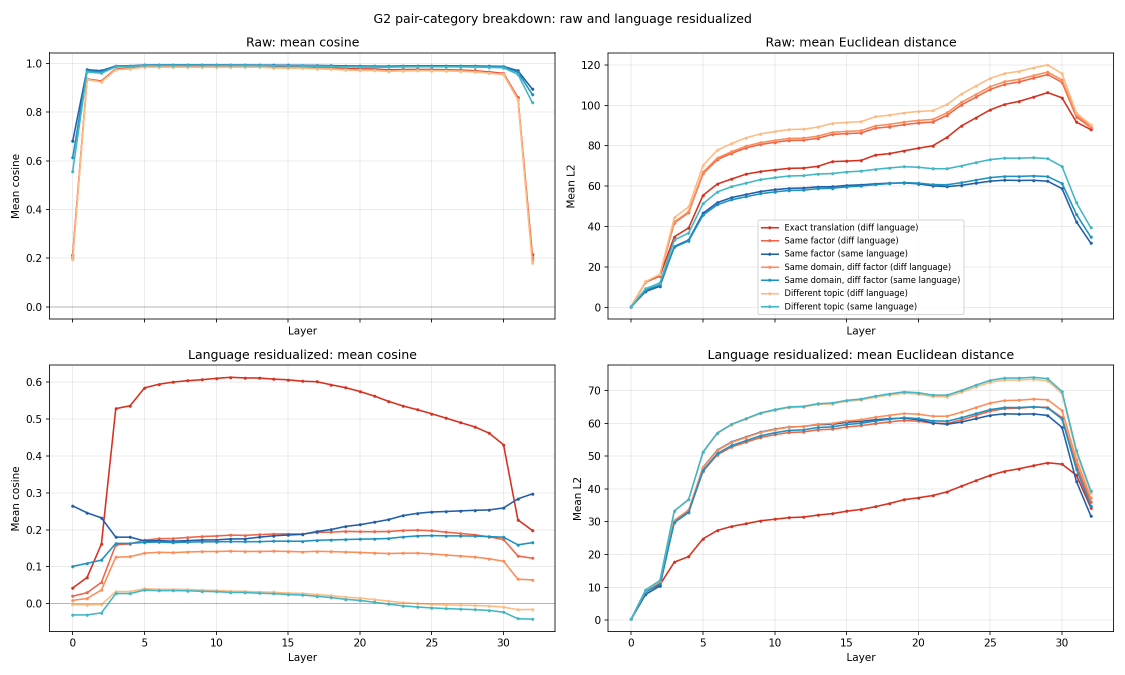
#> input picture results/multilingual/raw_vs_langresid_grid.png, 2250 x 1350 px (shown at 1/2 size)
$ python make_presentation_variants.py
#> lines starting #> are read from the running program, lines starting #| are printed output that depends on the picture; after the words box and inside, x2 and y2 are one past the last pixel; in counts of white or black regions, pixels touching at a corner belong together
from __future__ import annotations

import os
from pathlib import Path

import numpy as np
import pandas as pd
from PIL import Image, ImageChops


ROOT = Path(__file__).resolve().parents[3]
ASSETS = ROOT / "slides" / "assets"
ASSETS.mkdir(exist_ok=True)
MPL_DIR = ROOT / "results" / "constraints" / "robust" / ".mplcache"
MPL_DIR.mkdir(parents=True, exist_ok=True)
os.environ.setdefault("MPLCONFIGDIR", str(MPL_DIR))

import matplotlib
matplotlib.use("Agg")
import matplotlib.pyplot as plt

CONV_RESULTS = ROOT / "results" / "multilingual"
ROBUST_RESULTS = ROOT / "results" / "constraints" / "robust"

LEVEL_COLORS = {
    0: "#412f88",
    1: "#2c73b6",
    2: "#23a3b1",
    3: "#52c569",
    4: "#b8de29",
}

STYLE_MAP = {"refinement": "-", "control": "--"}
STYLE_LABEL = {"refinement": "Refinement", "control": "Control"}


def crop_whitespace(path: Path) -> None:
    img = Image.open(path).convert("RGB")
    bg = Image.new("RGB", img.size, "white")
    diff = ImageChops.difference(img, bg)
    bbox = diff.getbbox()
    if bbox:
        img.crop(bbox).save(path)


def _spans(density: np.ndarray, threshold: float, min_len: int) -> list[tuple[int, int]]:
    idx = np.where(density > threshold)[0]
    if len(idx) == 0:
        return []

    spans = []
    start = idx[0]
    prev = idx[0]
    for x in idx[1:]:
        if x != prev + 1:
            if prev - start + 1 >= min_len:
                spans.append((start, prev))
            start = x
        prev = x
    if prev - start + 1 >= min_len:
        spans.append((start, prev))
    return spans


def _select_grid_spans(
    density: np.ndarray,
    threshold: float,
    min_len: int,
    expected_count: int,
) -> list[tuple[int, int]]:
    spans = _spans(density, threshold, min_len)
    spans = sorted(spans, key=lambda ab: ab[1] - ab[0], reverse=True)[:expected_count]
    spans = sorted(spans)
    if len(spans) == expected_count:
        return spans
    return []


def extract_grid_cells(
    image_path: Path,
    n_rows: int,
    n_cols: int,
    row_threshold: float,
    col_threshold: float,
    row_min_len: int,
    col_min_len: int,
    pad: int = 24,
) -> list[Image.Image]:
    img = Image.open(image_path).convert("RGB")
    gray = np.array(img.convert("L"))
    mask = gray < 245

    row_spans = _select_grid_spans(mask.mean(axis=1), row_threshold, row_min_len, n_rows)
    col_spans = _select_grid_spans(mask.mean(axis=0), col_threshold, col_min_len, n_cols)

    if not row_spans or not col_spans:
        bbox = np.argwhere(mask)
        top, left = bbox.min(axis=0)
        bottom, right = bbox.max(axis=0)
        row_edges = np.linspace(top, bottom + 1, n_rows + 1, dtype=int)
        col_edges = np.linspace(left, right + 1, n_cols + 1, dtype=int)
        row_spans = list(zip(row_edges[:-1], row_edges[1:]))
        col_spans = list(zip(col_edges[:-1], col_edges[1:]))

    cells = []
    for row_start, row_end in row_spans:
        for col_start, col_end in col_spans:
            left = max(col_start - pad, 0)
            top = max(row_start - pad, 0)
            right = min(col_end + pad, img.width)
            bottom = min(row_end + pad, img.height)
            cells.append(img.crop((left, top, right, bottom)))
    return cells


def compose_cells(
    cells: list[Image.Image],
    layout_rows: int,
    layout_cols: int,
    order: list[int],
    out_path: Path,
    gap_x: int = 16,
    gap_y: int = 16,
) -> None:
    ordered = [cells[idx] for idx in order]
    cell_w = max(cell.width for cell in ordered)
    cell_h = max(cell.height for cell in ordered)
    canvas_w = layout_cols * cell_w + (layout_cols - 1) * gap_x
    canvas_h = layout_rows * cell_h + (layout_rows - 1) * gap_y
    canvas = Image.new("RGB", (canvas_w, canvas_h), "white")

    for idx, cell in enumerate(ordered):
        row = idx // layout_cols
        col = idx % layout_cols
        x = col * (cell_w + gap_x)
        y = row * (cell_h + gap_y)
        canvas.paste(cell, (x, y))

    canvas.save(out_path)
    crop_whitespace(out_path)


def make_nuisance_variants() -> None:
    raw_lang_cells = extract_grid_cells(
        CONV_RESULTS / "raw_vs_langresid_grid.png",
        n_rows=2,
        n_cols=2,
        row_threshold=0.02,
        col_threshold=0.02,
        row_min_len=220,
        col_min_len=300,
    )
#> in extract_grid_cells, `mask = gray < 245`:
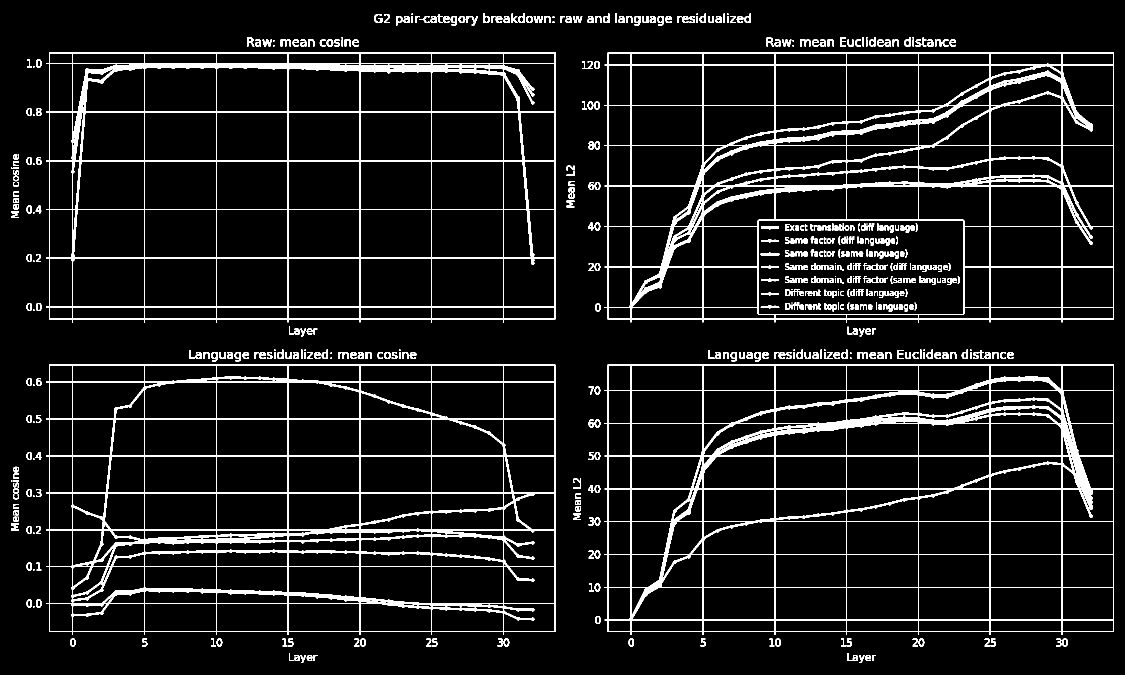
#> mask: shape (1350, 2250) bool (shown at 1/2 size); 8.1% white; 539 white regions (54 under 20 px), largest, box (x1, y1, x2, y2) and area: (92, 729, 1111, 1270) 55695, (1209, 729, 2228, 1270) 54996, (1209, 105, 2228, 645) 54818
#> in _spans, `idx = np.where(density > threshold)[0]`: idx = 1078 values from 28 to 1321
#> in _spans, `start = idx[0]`: start = 28
#> the loop in _spans, `for x in idx[1:]:` made 1077 passes
#> (x, start, prev) on passes 3, 17, 19, 33, 35: (32, 32, 32), (75, 75, 75), (79, 79, 79), (105, 105, 105), (119, 119, 119)
#> start on passes 512, 530, 532, 534, 537, 540: 605, 628, 637, 657, 661, 666
#> after the loop in _spans, `for x in idx[1:]:`: spans = [(119, 595), (753, 1241)]
#> in _select_grid_spans, `spans = sorted(spans, key=lambda ab: ab[1] - ab[0], reverse=True)[:exp..`: spans = [(753, 1241), (119, 595)]
#> in _select_grid_spans, `spans = sorted(spans)`: spans = [(119, 595), (753, 1241)]
#> the loop in _spans (call 2), `for x in idx[1:]:` made 2120 passes
#> (x, start, prev) on passes 12, 23, 26, 37: (53, 53, 53), (66, 66, 66), (72, 72, 72), (98, 98, 98)
#> start on passes 1050, 1052, 1064, 1076, 1078, 1090: 1133, 1137, 1150, 1168, 1176, 1189
#> in extract_grid_cells, `col_spans = _select_grid_spans(mask.mean(axis=0), col_threshold, col_m..`: col_spans = [(98, 1110), (1209, 2227)]
#> the loop in extract_grid_cells, `for row_start, row_end in row_spans:` made 2 passes
#> after the loop in extract_grid_cells, `for row_start, row_end in row_spans:`: cells = 4 items
    compose_cells(
        raw_lang_cells,
        layout_rows=2,
        layout_cols=2,
        order=[0, 1, 2, 3],
        out_path=ASSETS / "nuisance_pair_breakdown_raw_langresid_presentation.png",
        gap_x=18,
        gap_y=18,
    )

    top123_cells = extract_grid_cells(
        CONV_RESULTS / "deflation_top1_top3_grid.png",
        n_rows=3,
        n_cols=2,
        row_threshold=0.02,
        col_threshold=0.02,
        row_min_len=220,
        col_min_len=300,
    )
    compose_cells(
        top123_cells,
        layout_rows=2,
        layout_cols=3,
        order=[0, 2, 4, 1, 3, 5],
        out_path=ASSETS / "nuisance_pair_breakdown_top123_presentation.png",
    )

    top456_cells = extract_grid_cells(
        CONV_RESULTS / "deflation_top4_top6_grid.png",
        n_rows=3,
        n_cols=2,
        row_threshold=0.02,
        col_threshold=0.02,
        row_min_len=220,
        col_min_len=300,
    )
    compose_cells(
        top456_cells,
        layout_rows=2,
        layout_cols=3,
        order=[0, 2, 4, 1, 3, 5],
        out_path=ASSETS / "nuisance_pair_breakdown_top456_presentation.png",
    )


# [57 lines left out: function plot_constraints_grid, not called in this run]


def make_constraint_variants() -> None:
    top0_top9 = pd.read_csv(ROBUST_RESULTS / "pr_by_layer_top0_top9.csv")
    plot_constraints_grid(
        top0_top9,
        list(range(10)),
        ASSETS / "constraints_top0_top9_purelevels_presentation.png",
    )

    top10_top19 = pd.read_csv(ROBUST_RESULTS / "pr_by_layer_top10_top19.csv")
    plot_constraints_grid(
        top10_top19,
        list(range(10, 20)),
        ASSETS / "constraints_top10_top19_purelevels_presentation.png",
    )


def main() -> None:
    make_nuisance_variants()
#> in compose_cells, `cell_w = max(cell.width for cell in ordered)`: cell_w = 1065
#> in compose_cells, `cell_h = max(cell.height for cell in ordered)`: cell_h = 536
#> in compose_cells, `canvas_w = layout_cols * cell_w + (layout_cols - 1) * gap_x`: canvas_w = 2148
#> in compose_cells, `canvas_h = layout_rows * cell_h + (layout_rows - 1) * gap_y`: canvas_h = 1090
#> in compose_cells, `canvas = Image.new("RGB", (canvas_w, canvas_h), "white")`: canvas: PIL image 2148x1090 RGB; every value is 255
#> the loop in compose_cells, `for idx, cell in enumerate(ordered):` made 4 passes
#> (row, col, x, y) on passes 1 to 4: (0, 0, 0, 0), (0, 1, 1083, 0), (1, 0, 0, 554), (1, 1, 1083, 554)
#> in crop_whitespace, `diff = ImageChops.difference(img, bg)`:
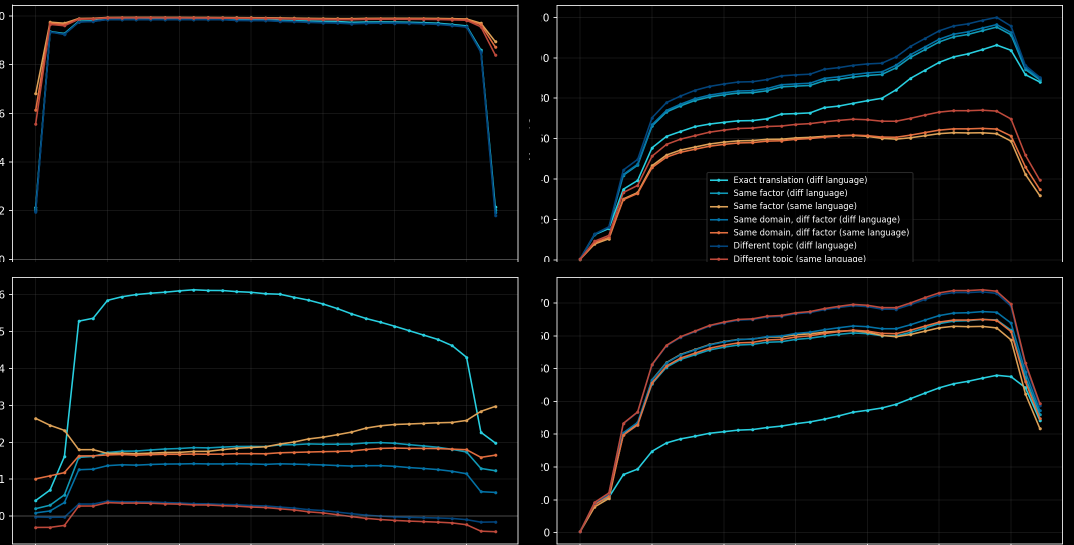
#> diff: PIL image 2148x1090 RGB (shown at 1/2 size); mean R, G, B 7.5, 8.2, 8.3
#> in crop_whitespace, `bbox = diff.getbbox()`: bbox = (0, 9, 2126, 1090)
#> call 2 of extract_grid_cells, with n_rows = 3, n_cols = 2, row_threshold = 0.02, col_threshold = 0.02, row_min_len = 220, col_min_len = 300, pad = 24
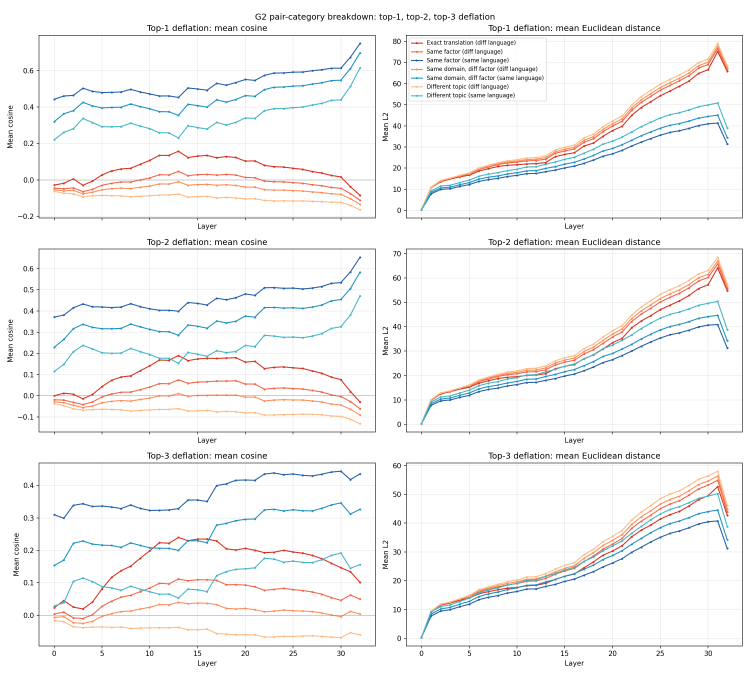
#> input picture results/multilingual/deflation_top1_top3_grid.png, 2250 x 2025 px (shown at 1/3 size)
#> in extract_grid_cells (call 2), `mask = gray < 245`: mask: shape (2025, 2250) bool; 8.5% white; 677 white regions (79 under 20 px), largest, box (x1, y1, x2, y2) and area: (1212, 105, 2228, 661) 58480, (110, 746, 1127, 1303) 58297, (1212, 746, 2228, 1303) 57296
#> in extract_grid_cells (call 2), `row_spans = _select_grid_spans(mask.mean(axis=1), row_threshold, row_m..`: row_spans = [(116, 632), (770, 1274), (1412, 1915)]
#> in extract_grid_cells (call 2), `col_spans = _select_grid_spans(mask.mean(axis=0), col_threshold, col_m..`: col_spans = [(116, 1126), (1212, 2227)]
#> the loop in extract_grid_cells (call 2), `for row_start, row_end in row_spans:` made 3 passes
#> after the loop in extract_grid_cells (call 2), `for row_start, row_end in row_spans:`: cells = 6 items
#> in compose_cells (call 2), `canvas = Image.new("RGB", (canvas_w, canvas_h), "white")`: canvas: PIL image 3218x1144 RGB; every value is 255
#> the loop in compose_cells (call 2), `for idx, cell in enumerate(ordered):` made 6 passes
#> (row, col, x, y) on passes 1 to 6: (0, 0, 0, 0), (0, 1, 1078, 0), (0, 2, 2156, 0), (1, 0, 0, 580), (1, 1, 1078, 580), (1, 2, 2156, 580)
#> call 3 of extract_grid_cells, with n_rows = 3, n_cols = 2, row_threshold = 0.02, col_threshold = 0.02, row_min_len = 220, col_min_len = 300, pad = 24
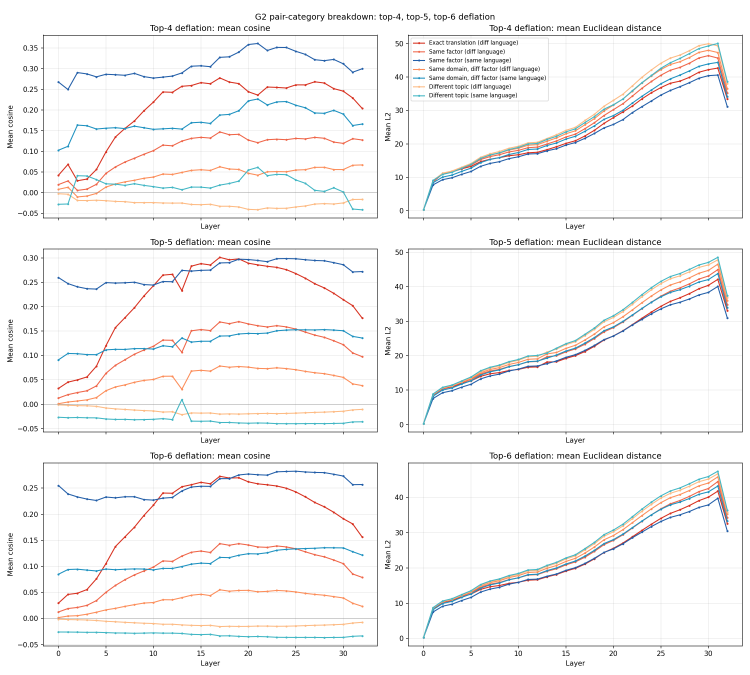
#> input picture results/multilingual/deflation_top4_top6_grid.png, 2250 x 2025 px (shown at 1/3 size)
#> in extract_grid_cells (call 3), `mask = gray < 245`:
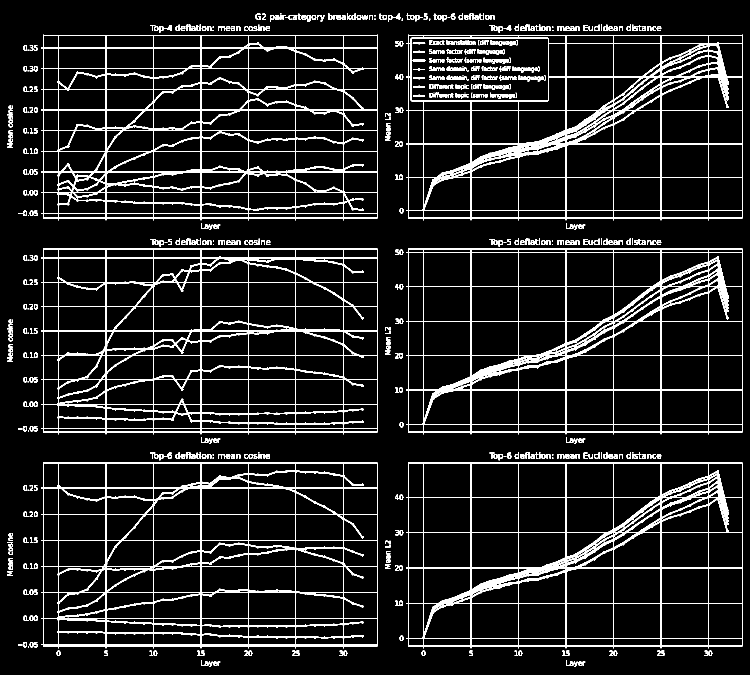
#> mask: shape (2025, 2250) bool (shown at 1/3 size); 8.4% white; 706 white regions (85 under 20 px), largest, box (x1, y1, x2, y2) and area: (123, 104, 1133, 661) 61109, (123, 746, 1133, 1303) 58707, (123, 1388, 1133, 1945) 56225
#> in extract_grid_cells (call 3), `row_spans = _select_grid_spans(mask.mean(axis=1), row_threshold, row_m..`: row_spans = [(120, 647), (766, 1274), (1412, 1882)]
#> in extract_grid_cells (call 3), `col_spans = _select_grid_spans(mask.mean(axis=0), col_threshold, col_m..`: col_spans = [(123, 1132), (1221, 2227)]
#> the loop in extract_grid_cells (call 3), `for row_start, row_end in row_spans:` made 3 passes
#> in make_nuisance_variants, `top456_cells = extract_grid_cells( CONV_RESULTS / "deflation_top4_top6..`: top456_cells = 6 items
#> call 3 of compose_cells, with layout_rows = 2, layout_cols = 3, gap_x = 16, gap_y = 16
#> in compose_cells (call 3), `cell_w = max(cell.width for cell in ordered)`: cell_w = 1057
#> in compose_cells (call 3), `cell_h = max(cell.height for cell in ordered)`: cell_h = 575
#> in compose_cells (call 3), `canvas_w = layout_cols * cell_w + (layout_cols - 1) * gap_x`: canvas_w = 3203
#> in compose_cells (call 3), `canvas_h = layout_rows * cell_h + (layout_rows - 1) * gap_y`: canvas_h = 1166
#> in compose_cells (call 3), `canvas = Image.new("RGB", (canvas_w, canvas_h), "white")`: canvas: PIL image 3203x1166 RGB; every value is 255
#> the loop in compose_cells (call 3), `for idx, cell in enumerate(ordered):` made 6 passes
#> (row, col, x, y) on passes 1 to 6: (0, 0, 0, 0), (0, 1, 1073, 0), (0, 2, 2146, 0), (1, 0, 0, 591), (1, 1, 1073, 591), (1, 2, 2146, 591)
#> after the loop in compose_cells (call 3), `for idx, cell in enumerate(ordered):`:
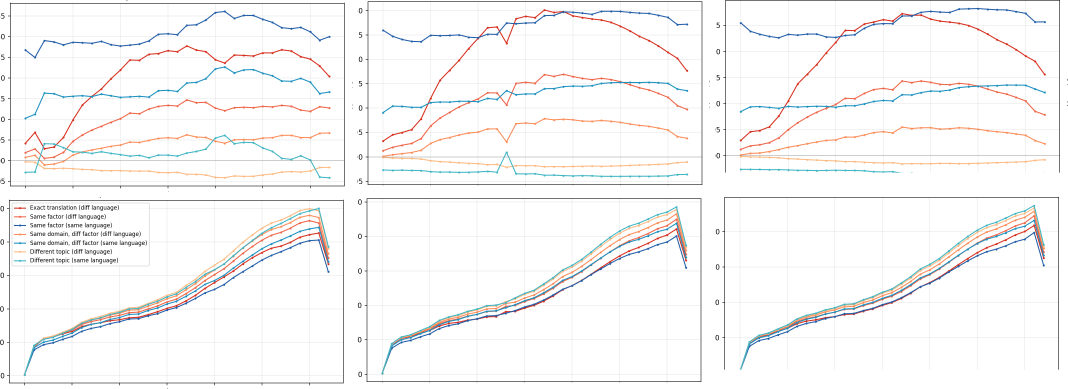
#> canvas: PIL image 3203x1166 RGB (shown at 1/3 size); mean R, G, B 247.6, 246.9, 246.9
#> in crop_whitespace (call 3), `diff = ImageChops.difference(img, bg)`:
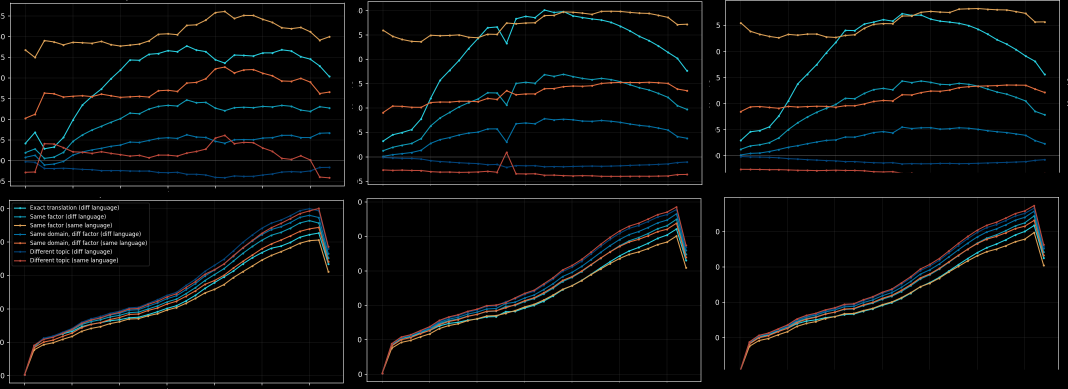
#> diff: PIL image 3203x1166 RGB (shown at 1/3 size); mean R, G, B 7.4, 8.1, 8.1
#> in crop_whitespace (call 3), `bbox = diff.getbbox()`: bbox = (0, 0, 3203, 1166)
    make_constraint_variants()


if __name__ == "__main__":
#> (the run stopped early here; a loop or call above may not have finished)
